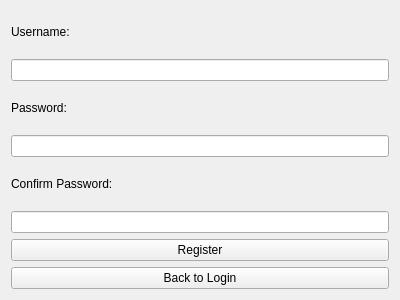
<?xml version="1.0" encoding="utf-8"?>
<ui version="4.0">
	<class>RegisterWidget</class>
	<widget class="QWidget" name="RegisterWidget">
		<property name="geometry">
			<rect>
				<x>0</x>
				<y>0</y>
				<width>400</width>
				<height>300</height>
			</rect>
		</property>
		<property name="windowTitle">
			<string>Register</string>
		</property>
		<layout class="QVBoxLayout" name="verticalLayout">
			<item>
				<widget class="QLabel" name="labelUsername">
					<property name="text">
						<string>Username:</string>
					</property>
				</widget>
			</item>
			<item>
				<widget class="QLineEdit" name="lineEditUsername"/>
			</item>
			<item>
				<widget class="QLabel" name="labelPassword">
					<property name="text">
						<string>Password:</string>
					</property>
				</widget>
			</item>
			<item>
				<widget class="QLineEdit" name="lineEditPassword">
					<property name="echoMode">
						<enum>QLineEdit::Password</enum>
					</property>
				</widget>
			</item>
			<item>
				<widget class="QLabel" name="labelConfirmPassword">
					<property name="text">
						<string>Confirm Password:</string>
					</property>
				</widget>
			</item>
			<item>
				<widget class="QLineEdit" name="lineEditConfirmPassword">
					<property name="echoMode">
						<enum>QLineEdit::Password</enum>
					</property>
				</widget>
			</item>
			<item>
				<widget class="QPushButton" name="pushButtonRegister">
					<property name="text">
						<string>Register</string>
					</property>
				</widget>
			</item>
			<item>
				<widget class="QPushButton" name="pushButtonBackToLogin">
					<property name="text">
						<string>Back to Login</string>
					</property>
				</widget>
			</item>
		</layout>
	</widget>
	<resources/>
	<connections/>
</ui>
